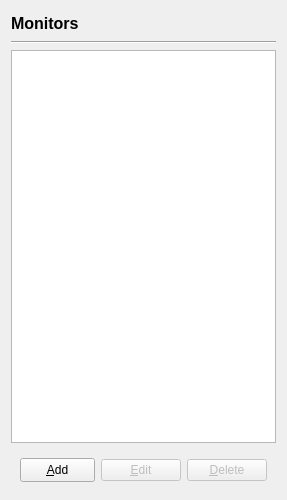
<?xml version="1.0" encoding="UTF-8"?>
<ui version="4.0">
 <class>MonitorsPage</class>
 <widget class="QWidget" name="MonitorsPage">
  <property name="geometry">
   <rect>
    <x>0</x>
    <y>0</y>
    <width>283</width>
    <height>500</height>
   </rect>
  </property>
  <property name="windowTitle">
   <string>Form</string>
  </property>
  <layout class="QVBoxLayout" name="verticalLayout">
   <property name="bottomMargin">
    <number>9</number>
   </property>
   <item>
    <widget class="QLabel" name="title">
     <property name="minimumSize">
      <size>
       <width>0</width>
       <height>24</height>
      </size>
     </property>
     <property name="font">
      <font>
       <pointsize>12</pointsize>
       <bold>true</bold>
      </font>
     </property>
     <property name="text">
      <string>Monitors</string>
     </property>
    </widget>
   </item>
   <item>
    <widget class="Line" name="line">
     <property name="orientation">
      <enum>Qt::Horizontal</enum>
     </property>
    </widget>
   </item>
   <item>
    <widget class="QListWidget" name="list"/>
   </item>
   <item>
    <widget class="QWidget" name="widget" native="true">
     <layout class="QHBoxLayout" name="horizontalLayout_4">
      <item>
       <spacer name="horizontalSpacer">
        <property name="orientation">
         <enum>Qt::Horizontal</enum>
        </property>
        <property name="sizeHint" stdset="0">
         <size>
          <width>0</width>
          <height>20</height>
         </size>
        </property>
       </spacer>
      </item>
      <item>
       <widget class="QToolButton" name="add">
        <property name="sizePolicy">
         <sizepolicy hsizetype="Fixed" vsizetype="Fixed">
          <horstretch>75</horstretch>
          <verstretch>24</verstretch>
         </sizepolicy>
        </property>
        <property name="minimumSize">
         <size>
          <width>75</width>
          <height>24</height>
         </size>
        </property>
        <property name="maximumSize">
         <size>
          <width>75</width>
          <height>24</height>
         </size>
        </property>
        <property name="text">
         <string>&amp;Add</string>
        </property>
        <property name="popupMode">
         <enum>QToolButton::InstantPopup</enum>
        </property>
       </widget>
      </item>
      <item>
       <widget class="QPushButton" name="edit">
        <property name="enabled">
         <bool>false</bool>
        </property>
        <property name="text">
         <string>&amp;Edit</string>
        </property>
       </widget>
      </item>
      <item>
       <widget class="QPushButton" name="delete_">
        <property name="enabled">
         <bool>false</bool>
        </property>
        <property name="text">
         <string>&amp;Delete</string>
        </property>
       </widget>
      </item>
     </layout>
    </widget>
   </item>
  </layout>
 </widget>
 <resources/>
 <connections/>
</ui>
